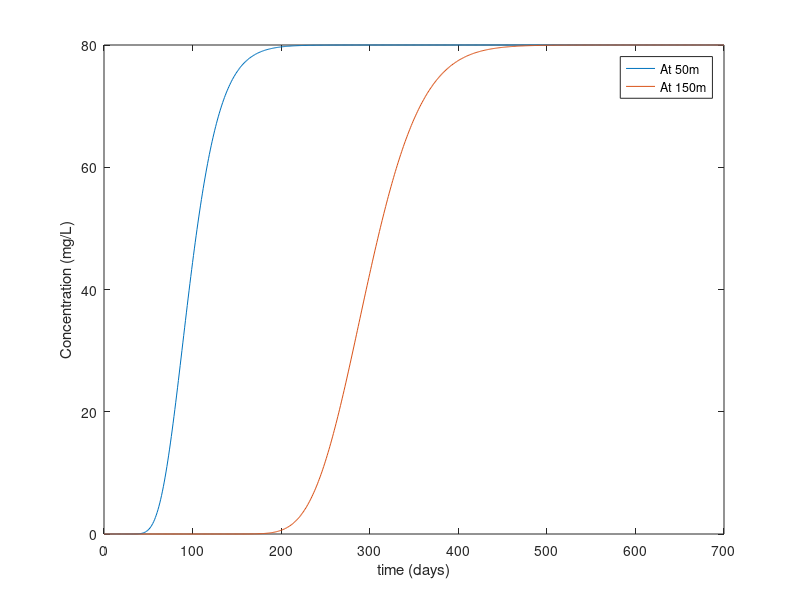

This chart was generated by the following MATLAB code:
clear all
close all
clc

v = 0.5;
C_0 = 80;
t = 0:700;
D = 1;  %calculated dispersion coefficient
x = [50 150];

%plotting C values at 50m and 150m
for i = 1:length(x)
    for j = 1:length(t)
    C(i,j) = (C_0/2).*(erfc((x(i)-v.*t(j))./(2*sqrt(D.*t(j))))+exp((v.*x(i)/D))*...
    erfc((x(i)+v.*t(j))./(2*sqrt(D.*t(j)))));
    end
    plot(t,C(i,:))
    xlabel('time (days)')
    ylabel('Concentration (mg/L)')
    hold on
end

legend('At 50m','At 150m')